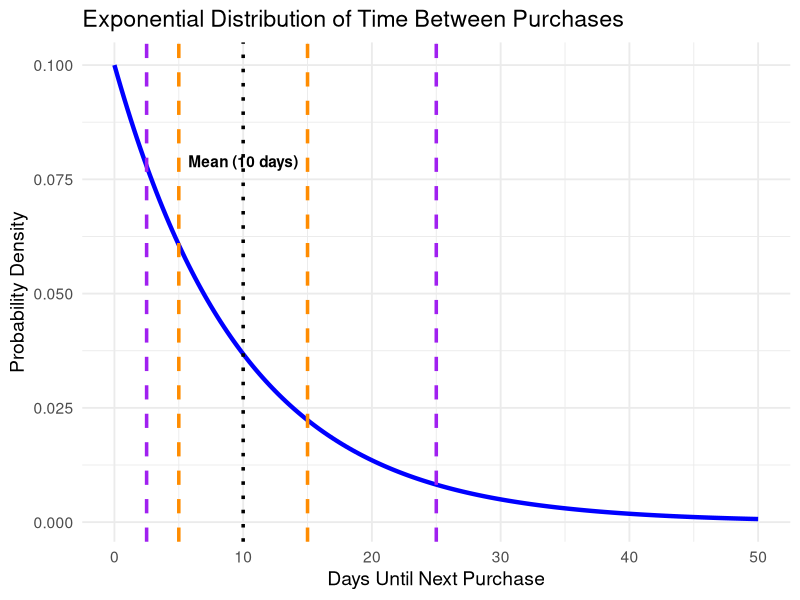

The R source for this figure:
# Exponential distribution example
# By Joe Domaleski

# Load necessary library
library(ggplot2)

# Set exponential distribution parameter (mean time between purchases)
lambda <- 0.1  # Rate parameter (1 / average time between purchases)
x_values <- seq(0, 50, by = 0.25)  # Time range (0 to 50 days)
y_values <- dexp(x_values, rate = lambda)  # Compute exponential probabilities
data <- data.frame(x = x_values, y = y_values)

# Create the plot
ggplot(data, aes(x = x, y = y)) +
  geom_line(color = "blue", linewidth = 1.5) +
  geom_vline(xintercept = 10, linetype = "dotted", color = "black", linewidth = 1.2) +  # Mean time
  geom_vline(xintercept = c(5, 15), linetype = "dashed", color = "darkorange", linewidth = 1.2) +  # ±50% time range
  geom_vline(xintercept = c(2.5, 25), linetype = "dashed", color = "purple", linewidth = 1.2) +  # ±75% time range
  scale_x_continuous(limits = c(0, 50)) +
  labs(title = "Exponential Distribution of Time Between Purchases",
       x = "Days Until Next Purchase",
       y = "Probability Density") +
  theme_minimal(base_size = 14) +
  annotate("text", x = 10, y = 0.075, label = "Mean (10 days)", vjust = -1, fontface = "bold")